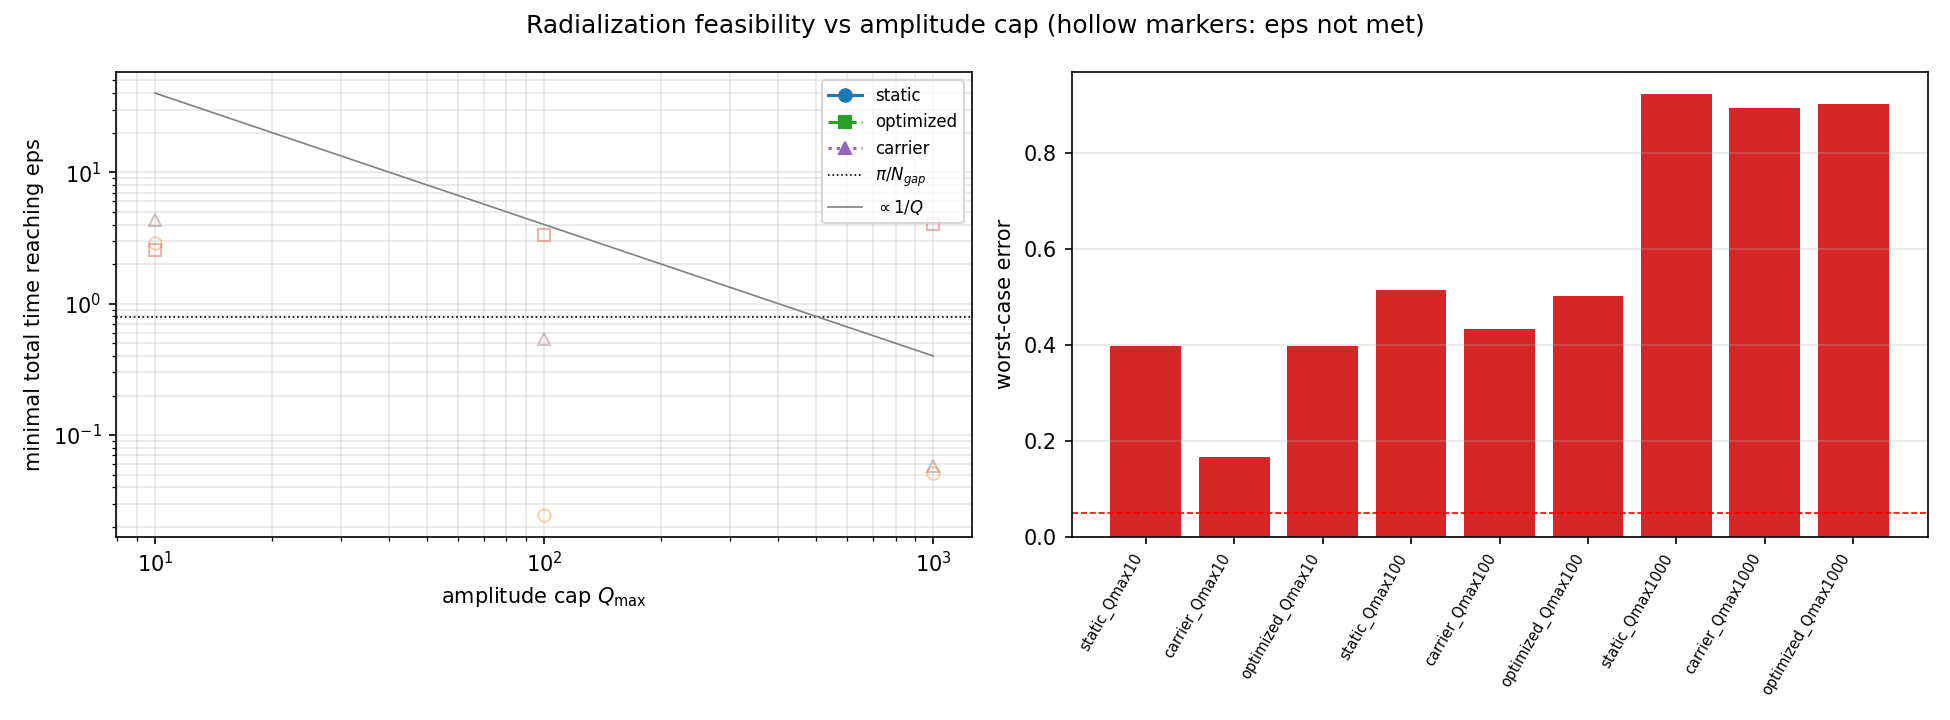

The script that saved this image:
"""Short-time radialization feasibility on a truncated S^2 model.

Galerkin space: spherical harmonics with l = 1..L (L = 24) in the m = 1
sector; A_3 = diag(l(l+1)), masks are real symmetric nearest-neighbour
couplings with the exact cos(phi)-type Gaunt matrix elements between l and
l+1, normalized to unit operator norm.

Control model: H(t) = A_3 + u(t) G with piecewise-constant amplitude
|u_j| <= Qmax on segments of duration delta_j.  Words are

    W_s = prod_j exp(-i s delta_j (A_3 + u_j G)),

propagated EXACTLY per segment (eigendecomposition of A_3 + u G cached per
unique amplitude; no Trotter error).  Total time T = sum delta_j.

Task: population transfer |1,1> -> |2,1> uniformly for s in [0.975, 1.025];
error = sup_s (1 - |<2,1|W_s|1,1>|^2), a phase-insensitive surrogate for
sup_s ||W_s - chi(s) U||; target eps = 0.05.

Protocol families compared against the displacement-bound heuristic
T ~ N_gap / Qmax:
  static   : u_j = +Qmax constantly (no carrier);
  carrier  : u_j = Qmax cos(omega t_j), omega swept near the gap -- the
             stroboscopic-resonance ansatz;
  optimized: six-segment sign/level pattern tuned by Nelder-Mead.

Diagnostic only: truncation to L = 24 confines what this says about the full
S^2 compiler.
"""

from __future__ import annotations

import json

import matplotlib

matplotlib.use("Agg")
import matplotlib.pyplot as plt
import numpy as np
from scipy.optimize import minimize

SEED = 20260825
L_MAX = 24
M_SECTOR = 1
EPS_TARGET = 0.05
S_SAMPLES = np.linspace(0.975, 1.025, 5)
N_SEGMENTS = 320
QMAX_GRID = (10.0, 100.0, 1000.0)

ROOT = "C:/Users/a3188798/OneDrive - Adelaide University/Desktop/QM Problems/settlement/numerical"


def gaunt_template(ls: np.ndarray, m: int) -> np.ndarray:
    size = ls.size
    g = np.zeros((size, size))
    for r in range(size - 1):
        l = ls[r]
        c = np.sqrt(((l + 1.0) ** 2 - m * m) / ((2.0 * l + 1.0) * (2.0 * l + 3.0)))
        g[r, r + 1] = g[r + 1, r] = c
    return g / np.linalg.norm(g, 2)


class Propagator:
    def __init__(self, eigs: np.ndarray, g: np.ndarray):
        self.eigs = eigs
        self.g = g
        self.cache: dict[float, tuple[np.ndarray, np.ndarray]] = {}
        self.psi0 = np.zeros((S_SAMPLES.size, eigs.size), dtype=np.complex128)
        self.psi0[:, 0] = 1.0

    def _segment(self, u: float):
        key = round(u, 9)
        hit = self.cache.get(key)
        if hit is None:
            lam, q = np.linalg.eigh(np.diag(self.eigs) + u * self.g)
            self.cache[key] = hit = (lam, q)
        return hit

    def leakage(self, us: np.ndarray, deltas: np.ndarray) -> float:
        psi = self.psi0.copy()
        sv = S_SAMPLES[None, :]
        for u_j, d_j in zip(us, deltas):
            lam, q = self._segment(float(u_j))
            phi = q.conj().T @ psi.T
            phi *= np.exp(-1j * d_j * sv * lam[:, None])
            psi = (q @ phi).T
        p_out = np.abs(psi[:, 1]) ** 2
        return float(1.0 - p_out.min())


def static_family(prop: Propagator, qmax: float, totals: np.ndarray):
    best = (np.inf, None)
    us = np.full(N_SEGMENTS, qmax)
    for t in totals:
        err = prop.leakage(us, np.full(N_SEGMENTS, t / N_SEGMENTS))
        if err < best[0]:
            best = (err, float(t))
    return best


def carrier_family(
    prop: Propagator, qmax: float, totals: np.ndarray, omegas: np.ndarray
):
    best = (np.inf, None, None)
    tg = (np.arange(N_SEGMENTS) + 0.5) / N_SEGMENTS
    for omega in omegas:
        for t in totals:
            us = qmax * np.cos(omega * t * tg)
            err = prop.leakage(us, np.full(N_SEGMENTS, t / N_SEGMENTS))
            if err < best[0]:
                best = (err, float(t), float(omega))
    return best


def optimized_family(prop: Propagator, qmax: float, rng: np.random.Generator):
    n_piece = 6

    def objective(x: np.ndarray) -> float:
        us = qmax * np.clip(x[:n_piece], -1.0, 1.0)
        durs = np.abs(x[n_piece:])
        reps = np.maximum(np.round(durs / durs.sum() * N_SEGMENTS).astype(int), 1)
        scale = N_SEGMENTS / reps.sum()
        us_full = np.repeat(us, reps)
        durs_full = np.repeat(durs * scale / N_SEGMENTS, reps)
        return prop.leakage(us_full, durs_full)

    best = (np.inf, None)
    for _ in range(3):
        x0 = np.concatenate(
            [
                rng.choice([-1.0, 1.0], size=n_piece) * rng.random(n_piece),
                rng.uniform(0.02, 1.0, size=n_piece),
            ]
        )
        res = minimize(objective, x0, method="Nelder-Mead",
                       options={"maxiter": 500, "fatol": 1e-8})
        if res.fun < best[0]:
            best = (float(res.fun), res.x)
    err, x = best
    us = qmax * np.clip(x[:n_piece], -1.0, 1.0)
    total_t = float(np.abs(x[n_piece:]).sum())
    return err, total_t


def main() -> None:
    print("Experiment 3: short-time radialization on truncated S^2 model")
    ls = np.arange(max(M_SECTOR, 1), L_MAX + 1).astype(float)
    eigs = ls * (ls + 1.0)
    n_gap = float(eigs[1] - eigs[0])
    g = gaunt_template(ls, M_SECTOR)
    prop = Propagator(eigs, g)
    rng = np.random.default_rng(SEED)
    print(f"sector dim={ls.size}, N_gap={n_gap}, eps_target={EPS_TARGET}", flush=True)

    table: dict[str, dict] = {
        "free_only": {"total_time": 0.0, "error": 1.0,
                      "note": "free evolution preserves populations"}
    }
    totals = np.geomspace(0.02, 60.0, 120)
    omegas = np.linspace(0.4, 1.8, 29) * n_gap

    for qmax in QMAX_GRID:
        err_s, t_s = static_family(prop, qmax, totals)
        err_c, t_c, w_c = carrier_family(prop, qmax, totals, omegas)
        err_o, t_o = optimized_family(prop, qmax, rng)
        table[f"static_Qmax{qmax:.0f}"] = {"total_time": t_s, "error": err_s}
        table[f"carrier_Qmax{qmax:.0f}"] = {
            "total_time": t_c, "error": err_c,
            "omega_over_gap": None if w_c is None else w_c / n_gap,
        }
        table[f"optimized_Qmax{qmax:.0f}"] = {"total_time": t_o, "error": err_o}
        print(
            f"Qmax={qmax:>7}: static err={err_s:.4f} @T={t_s}   "
            f"carrier err={err_c:.4f} @T={t_c} (w/gap={None if w_c is None else round(w_c / n_gap, 3)})   "
            f"optimized err={err_o:.4f} @T={t_o:.3f}",
            flush=True,
        )

    # ---- regime analysis ----------------------------------------------------
    fam = {}
    for family in ("static", "optimized", "carrier"):
        pts = []
        for qmax in QMAX_GRID:
            row = table[f"{family}_Qmax{qmax:.0f}"]
            pts.append({"Qmax": qmax, "time": row["total_time"], "error": row["error"]})
        slopes = []
        for i in range(len(pts) - 1):
            t0, t1 = pts[i]["time"], pts[i + 1]["time"]
            met = pts[i]["error"] <= EPS_TARGET and pts[i + 1]["error"] <= EPS_TARGET
            if met and t0 and t1 and t0 > 0 and t1 > 0:
                slopes.append(np.log(t1 / t0) / np.log(pts[i + 1]["Qmax"] / pts[i]["Qmax"]))
        fam[family] = {
            "points": pts,
            "eps05_met_all": bool(all(p["error"] <= EPS_TARGET for p in pts)),
            "loglog_slope_if_met": float(np.mean(slopes)) if slopes else None,
        }

    cpts = fam["carrier"]["points"]
    ok_small = cpts[0]["error"] <= EPS_TARGET and cpts[1]["error"] <= EPS_TARGET
    ok_large = cpts[2]["error"] <= EPS_TARGET
    slope_low = (
        np.log(cpts[1]["time"] / cpts[0]["time"]) / np.log(cpts[1]["Qmax"] / cpts[0]["Qmax"])
        if ok_small else None
    )
    slope_high = (
        np.log(cpts[2]["time"] / cpts[1]["time"]) / np.log(cpts[2]["Qmax"] / cpts[1]["Qmax"])
        if ok_large and ok_small else None
    )

    if not fam["carrier"]["eps05_met_all"] and not any(f["eps05_met_all"] for f in fam.values()):
        verdict_text = (
            f"POSITIVE-FLOOR-BLOCKED: no family reaches eps={EPS_TARGET} at any Qmax "
            "(static transfer suppressed for Qmax << N_gap; carrier too slow within budget)"
        )
    elif slope_high is not None and abs(slope_high) < 0.35:
        verdict_text = (
            f"BOTH-REGIMES-THEN-FLOOR: carrier amplitude-limited at small Qmax "
            f"(slope {slope_low:+.2f}) then saturates near T = "
            f"{cpts[2]['time']:.3f}; positive eta-compression floor visible"
        )
    elif slope_low is not None and slope_low < -0.7:
        verdict_text = (
            f"AMPLITUDE-LIMITED: carrier time ~ 1/Qmax (slope {slope_low:+.2f}) "
            "across the caps tested; eta-compressibility plausible in the toy model"
        )
    else:
        verdict_text = (
            "INCONCLUSIVE: carrier errors "
            f"{['%.3f' % p['error'] for p in cpts]} do not separate regimes cleanly"
        )

    # ---- plots ---------------------------------------------------------------
    fig, axes = plt.subplots(1, 2, figsize=(13, 4.8))
    ax = axes[0]
    styles = {"static": ("o", "-"), "optimized": ("s", "--"), "carrier": ("^", ":")}
    for family, (marker, lsty) in styles.items():
        qs = [p["Qmax"] for p in fam[family]["points"]]
        errs = [p["error"] for p in fam[family]["points"]]
        ts = [p["time"] if p["time"] else np.nan for p in fam[family]["points"]]
        ts_ok = [t if e <= EPS_TARGET else np.nan for t, e in zip(ts, errs)]
        ax.loglog(qs, ts_ok, marker=marker, ls=lsty, label=family)
        ax.loglog(qs, ts, marker=marker, ls="none", mfc="none", alpha=0.35)
    ax.axhline(np.pi / n_gap, color="k", lw=0.8, ls=":", label=r"$\pi/N_{gap}$")
    ref = [40.0 * (10.0 / q) for q in QMAX_GRID]
    ax.loglog(QMAX_GRID, ref, color="gray", lw=0.8, label=r"$\propto 1/Q$")
    ax.set_xlabel(r"amplitude cap $Q_{\max}$")
    ax.set_ylabel("minimal total time reaching eps")
    ax.legend(fontsize=8)
    ax.grid(alpha=0.3, which="both")

    ax2 = axes[1]
    names = [k for k in table if k != "free_only"]
    vals = [table[k]["error"] for k in names]
    colors = ["tab:green" if v <= EPS_TARGET else "tab:red" for v in vals]
    ax2.bar(range(len(names)), vals, color=colors)
    ax2.axhline(EPS_TARGET, color="red", lw=0.8, ls="--")
    ax2.set_xticks(range(len(names)))
    ax2.set_xticklabels(names, rotation=60, ha="right", fontsize=7)
    ax2.set_ylabel("worst-case error")
    ax2.grid(alpha=0.3, axis="y")
    fig.suptitle("Radialization feasibility vs amplitude cap (hollow markers: eps not met)")
    fig.tight_layout()
    fig.savefig(ROOT + "/exp3_radialization.png", dpi=150)
    plt.close(fig)

    output = {
        "seed": SEED,
        "l_max": L_MAX,
        "m_sector": M_SECTOR,
        "task": "|l=1,m=1> -> |l=2,m=1>, sup_s leakage",
        "eps_target": EPS_TARGET,
        "n_gap": n_gap,
        "results": table,
        "families": fam,
        "regime": {
            "carrier_slope_Q10_to_100": slope_low,
            "carrier_slope_Q100_to_1000": slope_high,
        },
    }
    print(json.dumps(output, indent=2))
    print(json.dumps({"experiment": 3, "verdict": verdict_text}))


if __name__ == "__main__":
    main()
